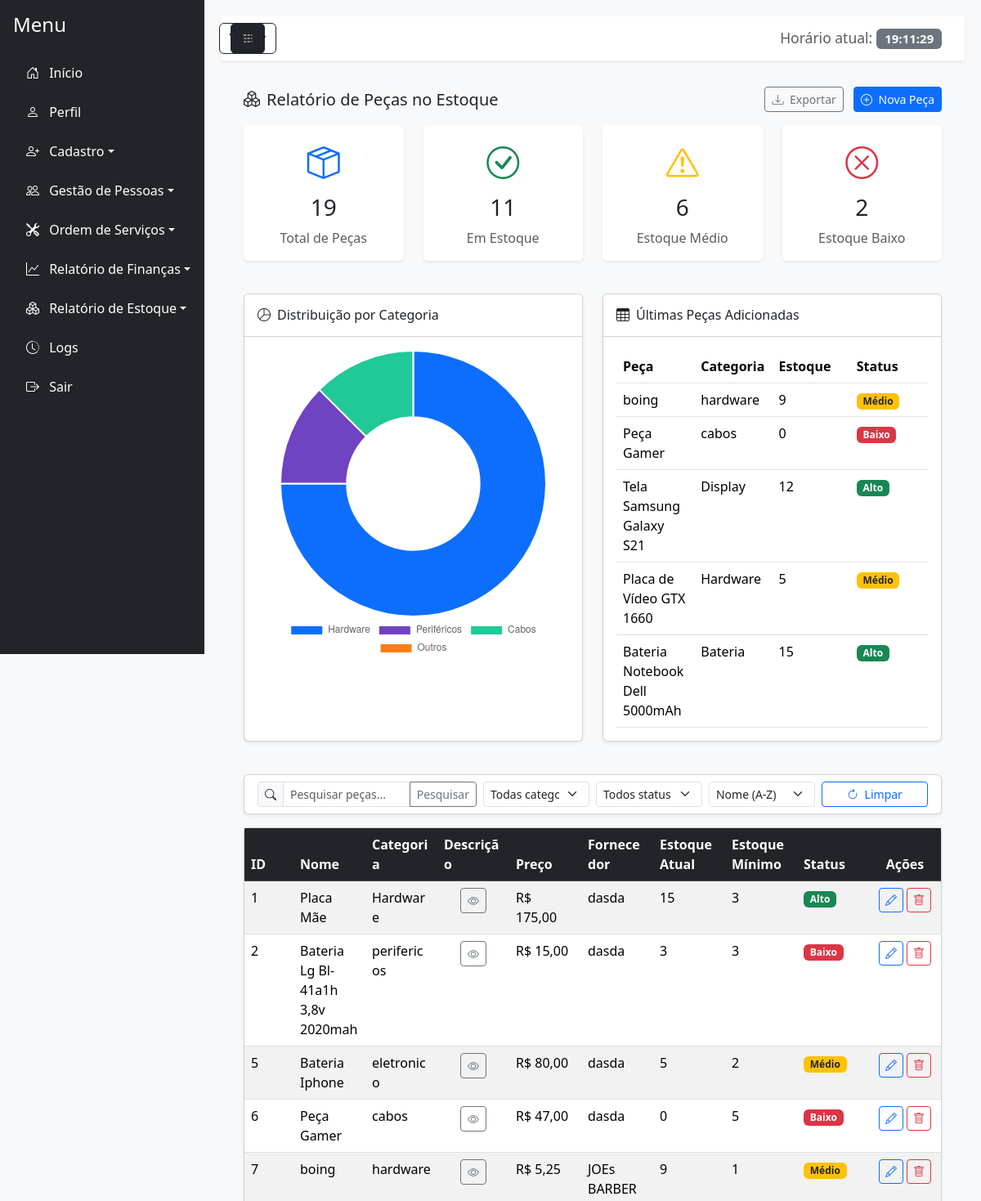
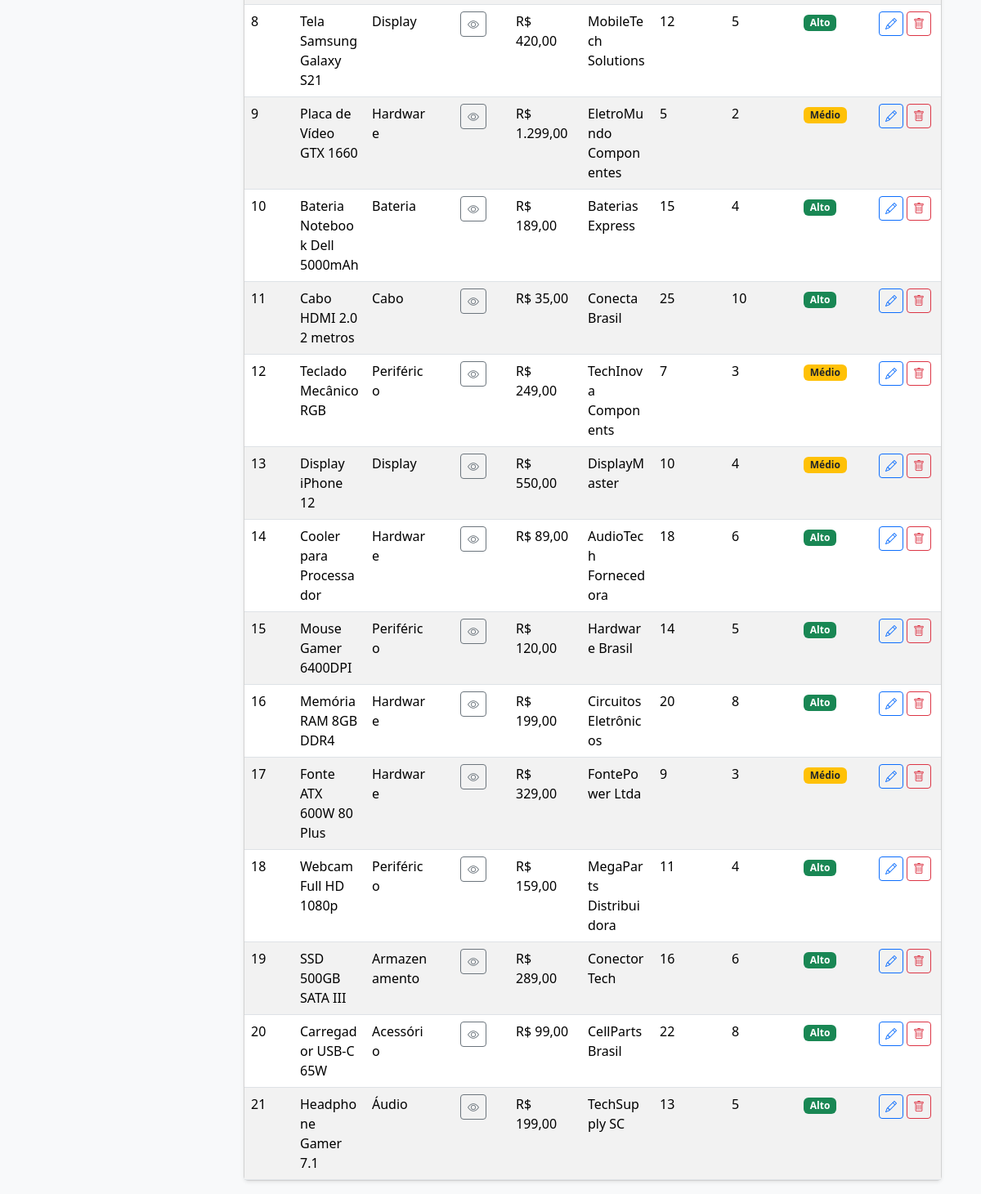
Before: /relatorio_pecas_estoque.php (signed in) with the older database file (2 pictures, top to bottom).
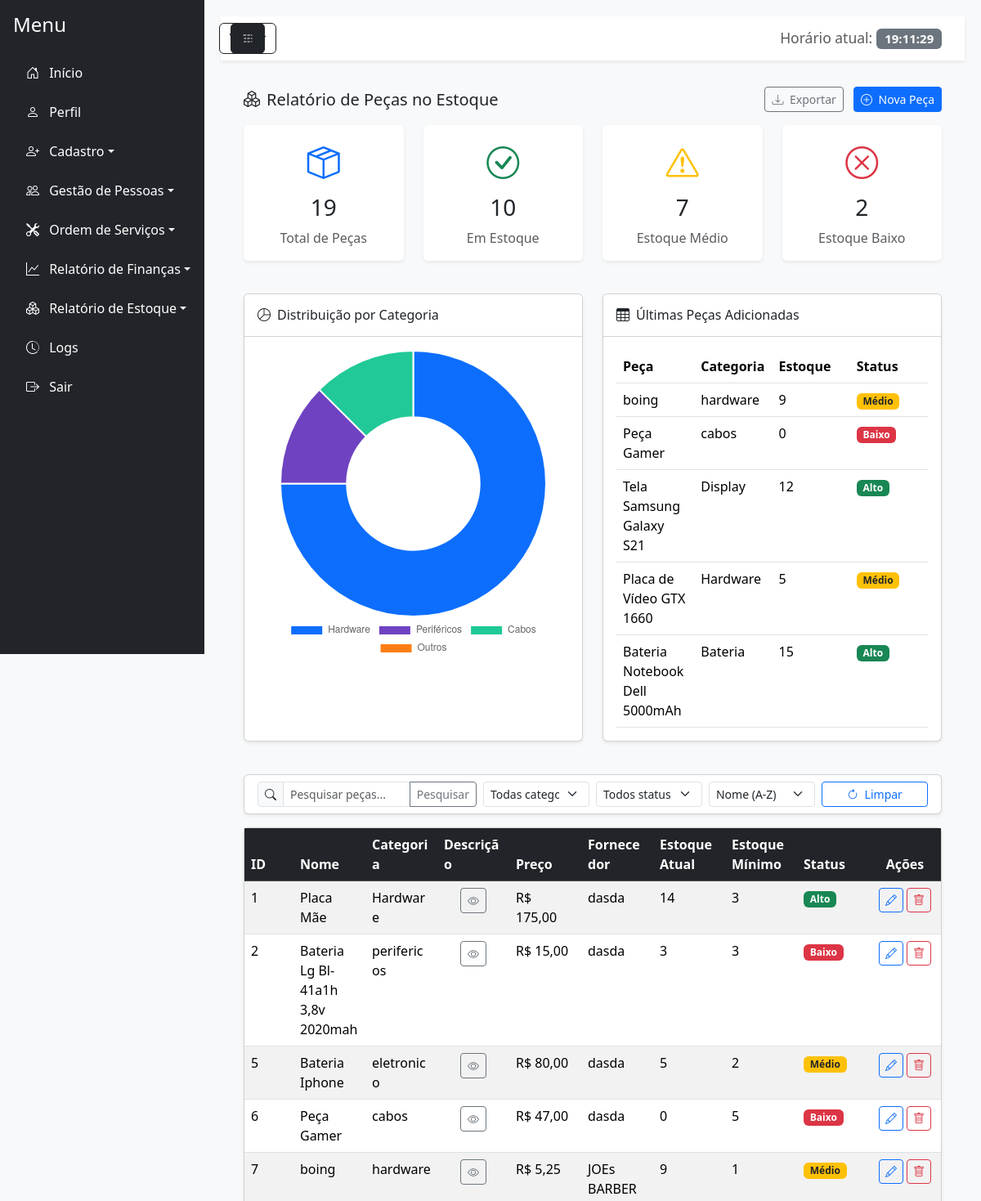
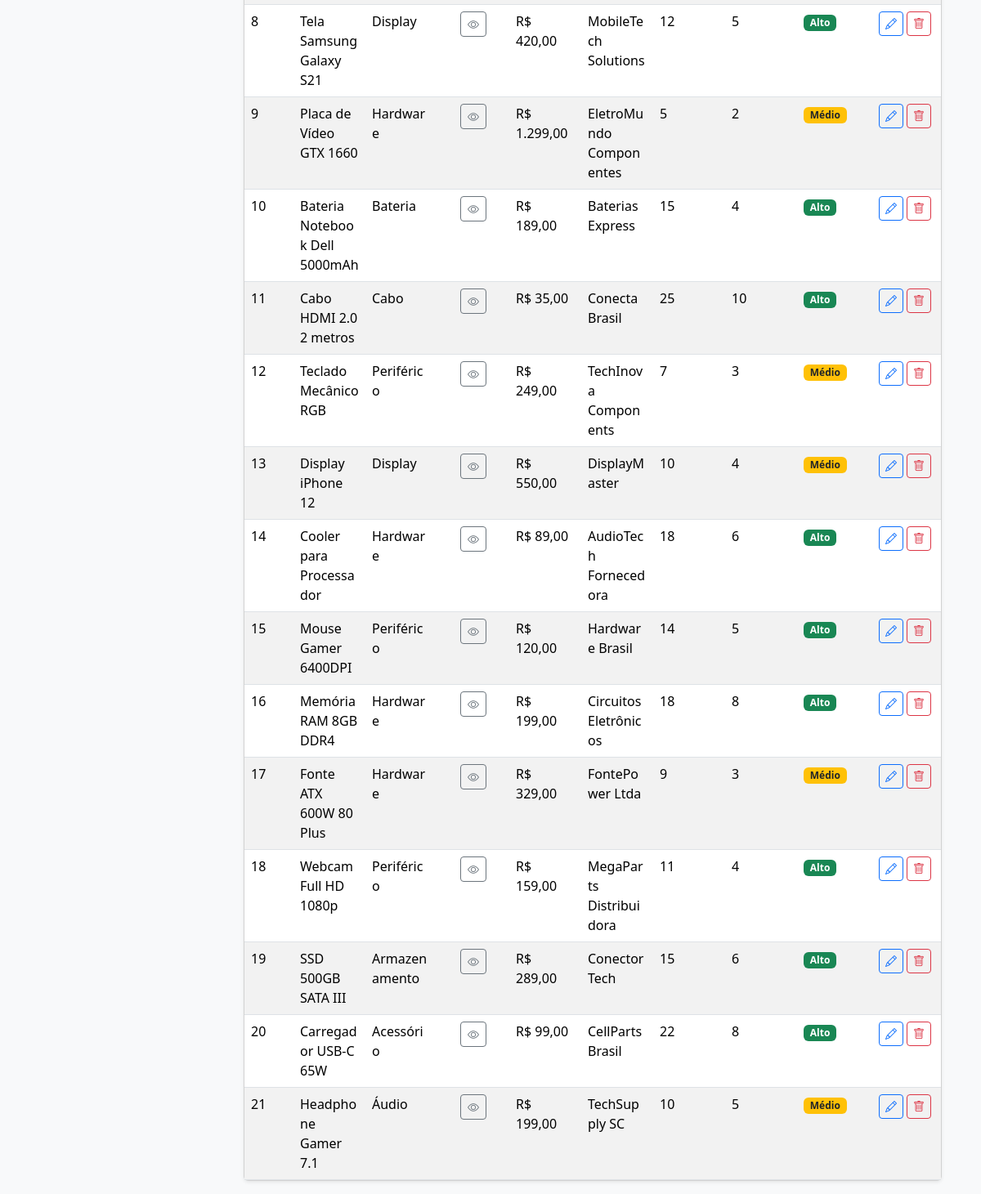
After: the same page with the newer database file (2 pictures, top to bottom).
### tables this page shows
CREATE TABLE `peca_estoque` (
  `id_peca_est` int(11) NOT NULL,
  `id_funcionario` int(11) NOT NULL,
  `id_fornecedor` int(11) NOT NULL,
  `nome_peca` varchar(100) NOT NULL,
  `descricao_peca` text DEFAULT NULL,
  `qtde` int(11) NOT NULL,
  `tipo` varchar(50) DEFAULT NULL,
  `dt_cadastro` date DEFAULT NULL,
  `preco` decimal(10,2) DEFAULT NULL,
  `qtde_minima` int(11) NOT NULL
);

CREATE TABLE `fornecedor` (
  `id_fornecedor` int(11) NOT NULL,
  `id_funcionario` int(11) NOT NULL,
  `nome_fornecedor` varchar(100) NOT NULL,
  `cpf_cnpj` varchar(18) NOT NULL,
  `ramo_atividade` varchar(100) DEFAULT NULL,
  `telefone` varchar(20) DEFAULT NULL,
  `endereco` varchar(255) DEFAULT NULL,
  `bairro` varchar(100) DEFAULT NULL,
  `cep` varchar(15) DEFAULT NULL,
  `cidade` varchar(100) DEFAULT NULL,
  `estado` varchar(50) DEFAULT NULL,
  `email` varchar(100) DEFAULT NULL,
  `status` enum('Ativo','Inativo','Pendente','Bloqueado','Suspenso') DEFAULT 'Ativo'
);

### relatorio_pecas_estoque.php (the view, shortened to what the changed rows need)
<?php
require_once 'conexao.php';
try {
    $stmt = $pdo->prepare("SELECT id_fornecedor, nome_fornecedor FROM fornecedor WHERE status = 'Ativo' ORDER BY nome_fornecedor");
    $stmt->execute();
} catch (PDOException $e) {
    error_log("Erro ao buscar fornecedores: " . $e->getMessage());
}
if ($_SERVER["REQUEST_METHOD"] == "POST" && !empty($_POST['busca'])) {
    $busca = trim($_POST['busca']);
    if (is_numeric($busca)) {
        $sql = "SELECT id_peca_est, nome_peca, descricao_peca, qtde, preco, qtde_minima, tipo, dt_cadastro, nome_funcionario, nome_fornecedor
                FROM peca_estoque
                JOIN funcionario ON peca_estoque.id_funcionario = funcionario.id_funcionario
                JOIN fornecedor ON peca_estoque.id_fornecedor = fornecedor.id_fornecedor
                WHERE id_peca_est = :busca";
        $stmt = $pdo->prepare($sql);
        $stmt->bindParam(':busca', $busca, PDO::PARAM_INT);
    } else {
        $sql = "SELECT id_peca_est, nome_peca, descricao_peca, qtde, preco, qtde_minima, tipo, dt_cadastro, nome_funcionario, nome_fornecedor
                FROM peca_estoque
                JOIN funcionario ON peca_estoque.id_funcionario = funcionario.id_funcionario
                JOIN fornecedor ON peca_estoque.id_fornecedor = fornecedor.id_fornecedor
                WHERE nome_peca LIKE :busca_nome";
        $stmt = $pdo->prepare($sql);
        $stmt->bindValue(':busca_nome', "$busca%", PDO::PARAM_STR);
    }
} else {
    $sql = "SELECT id_peca_est, nome_peca, descricao_peca, qtde, preco, qtde_minima, tipo, dt_cadastro, nome_funcionario, nome_fornecedor
            FROM peca_estoque
            JOIN funcionario ON peca_estoque.id_funcionario = funcionario.id_funcionario
            JOIN fornecedor ON peca_estoque.id_fornecedor = fornecedor.id_fornecedor";
    $stmt = $pdo->prepare($sql);
}
$stmt->execute();
$pecas_estoque = $stmt->fetchAll(PDO::FETCH_ASSOC);
function estoqueStatus($rawQtde): array {
    $qtde = (int)preg_replace('/[^\d\-]/', '', (string)$rawQtde);
    if ($qtde < 5) {
        return ['Baixo', 'bg-danger'];
    } elseif ($qtde <= 10) {
        return ['Médio', 'bg-warning text-dark'];
    } else {
        return ['Alto', 'bg-success'];
    }
}
$stmtIndicadores = $pdo->prepare("SELECT qtde FROM peca_estoque");
$stmtIndicadores->execute();
$pecas = $stmtIndicadores->fetchAll(PDO::FETCH_ASSOC);
$emEstoque = 0;
$estoqueMedio = 0;
$estoqueBaixo = 0;
foreach ($pecas as $peca) {
    $qtde = (int)$peca['qtde'];
    if ($qtde < 5) {
        $estoqueBaixo++;
    } elseif ($qtde <= 10) {
        $estoqueMedio++;
    } else {
        $emEstoque++;
    }
}
?>
<!DOCTYPE html>
<html lang="pt-BR">
<head>
    <link href="https://cdn.jsdelivr.net/npm/bootstrap@5.3.7/dist/css/bootstrap.min.css" rel="stylesheet">
    <link rel="stylesheet" href="https://cdn.jsdelivr.net/npm/bootstrap-icons@1.11.1/font/bootstrap-icons.css">
    <link rel="stylesheet" href="css/styles.css">
</head>
<body class="bg-light">
    <div class="d-flex vh-100 bg-light">
        <div class="flex-grow-1 d-flex flex-column main-content" style="padding:20px;">
            <div class="flex-grow-1 p-3">
                <div class="container-fluid">
                    <div class="row mb-4">
                        <div class="col-md-6 col-lg-3 mb-3">
                            <div class="card shadow-sm border-0 card-dashboard">
                                <div class="card-body text-center">
                                    <div class="text-success mb-2"><i class="bi bi-check-circle fs-1"></i></div>
                                    <h3><?= $emEstoque ?></h3>
                                    <p class="card-text text-muted">Em Estoque</p>
                                </div>
                            </div>
                        </div>
                        <div class="col-md-6 col-lg-3 mb-3">
                            <div class="card shadow-sm border-0 card-dashboard">
                                <div class="card-body text-center">
                                    <div class="text-warning mb-2"><i class="bi bi-exclamation-triangle fs-1"></i></div>
                                    <h3><?= $estoqueMedio ?></h3>
                                    <p class="card-text text-muted">Estoque Médio</p>
                                </div>
                            </div>
                        </div>
                    </div>
                    <div class="row mb-4">
                        <div class="col-lg-6 mb-3">
                            <div class="card shadow-sm h-100">
                                <div class="card-body">
                                    <div class="table-responsive">
                                        <table class="table table-hover mb-0" id="ultimas-pecas-table">
                                            <thead>
                                                <tr>
                                                    <th>Peça</th>
                                                    <th>Categoria</th>
                                                    <th>Estoque</th>
                                                    <th>Status</th>
                                                </tr>
                                            </thead>
                                        </table>
                                    </div>
                                </div>
                            </div>
                        </div>
                    </div>
                    <div class="card shadow-sm">
                        <div class="card-body p-0">
                            <div class="table-responsive">
                                <?php if (!empty($pecas_estoque)): ?>
                                <table class="table table-hover table-striped mb-0" id="report-table">
                                    <thead class="table-dark">
                                        <tr>
                                            <th style="width: 60px;">ID</th>
                                            <th>Nome</th>
                                            <th>Categoria</th>
                                            <th>Descrição</th>
                                            <th>Preço</th>
                                            <th>Fornecedor</th>
                                            <th>Estoque Atual</th>
                                            <th>Estoque Mínimo</th>
                                            <th>Status</th>
                                            <th class="text-center">Ações</th>
                                        </tr>
                                    </thead>
                                    <tbody>
                                        <?php foreach ($pecas_estoque as $peca): ?>
                                        <tr>
                                            <td><?= htmlspecialchars($peca['id_peca_est']) ?></td>
                                            <td><?= htmlspecialchars($peca['nome_peca']) ?></td>
                                            <td><?= htmlspecialchars($peca['tipo']) ?></td>
                                            <td class="text-center">
                                                <button class="btn btn-sm btn-outline-secondary" type="button" onclick="toggleDescricao(this)">
                                                    <i class="bi bi-eye"></i>
                                                </button>
                                            </td>
                                            <td>R$ <?= number_format($peca['preco'], 2, ',', '.') ?></td>
                                            <td><?= htmlspecialchars($peca['nome_fornecedor']) ?></td>
                                            <td><?= htmlspecialchars($peca['qtde']) ?></td>
                                            <td><?= htmlspecialchars($peca['qtde_minima']) ?></td>
                                            <td>
                                                <?php [$txt, $cls] = estoqueStatus($peca['qtde'] ?? 0); ?>
                                                <span class="badge <?= $cls ?>"><?= $txt ?></span>
                                            </td>
                                            <td class="text-center">
                                                <button class="btn btn-sm btn-outline-primary btn-action" title="Alterar"
                                                    onclick="editarPeca(
                                                        <?= $peca['id_peca_est'] ?>,
                                                        '<?= htmlspecialchars($peca['nome_peca'], ENT_QUOTES) ?>',
                                                        '<?= htmlspecialchars($peca['tipo'], ENT_QUOTES) ?>',
                                                        <?= $peca['id_fornecedor'] ?? 0 ?>,
                                                        <?= $peca['preco'] ?? 0 ?>,
                                                        <?= $peca['qtde'] ?>,
                                                        <?= $peca['qtde_minima'] ?>
                                                    )">
                                                    <i class="bi bi-pencil"></i>
                                                </button>
                                                <button class="btn btn-sm btn-outline-danger btn-action" title="Excluir"
                                                    onclick="excluirPeca(<?= $peca['id_peca_est'] ?>)">
                                                    <i class="bi bi-trash"></i>
                                                </button>
                                            </td>
                                        </tr>
                                        <?php endforeach; ?>
                                    </tbody>
                                </table>
                                <?php else: ?>
                                <div class="text-center p-4">
                                    <p class="text-muted">Nenhuma peça encontrada.</p>
                                </div>
                                <?php endif; ?>
                            </div>
                        </div>
                    </div>
                </div>
            </div>
        </div>
    </div>
</body>
</html>

Changed rows visible on the page:
changed peca_estoque "Placa Mãe": qtde "15" → "14"
changed peca_estoque "Memória RAM 8GB DDR4": qtde "20" → "18"
changed peca_estoque "SSD 500GB SATA III": qtde "16" → "15"
changed peca_estoque "Headphone Gamer 7.1": qtde "13" → "10"; txt "Alto" → "Médio"
Other visible differences:
$emEstoque: "11" → "10"
$estoqueMedio: "6" → "7"
